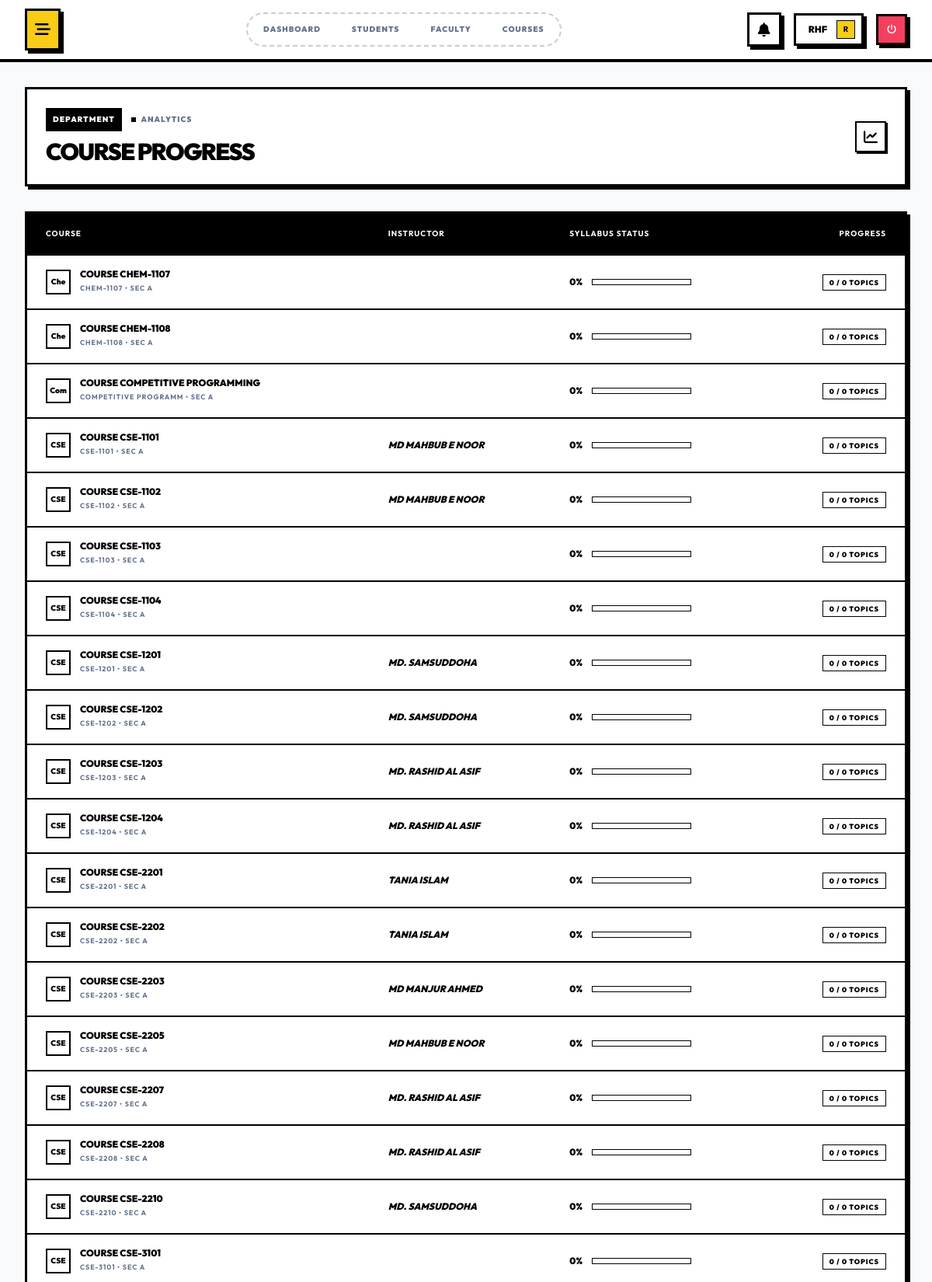
Page /modules/admin/course_progress.php (signed in, upper part) on the committed database.
### tables this page shows
CREATE TABLE `course_offerings` (
  `id` int(10) UNSIGNED NOT NULL,
  `course_id` int(10) UNSIGNED NOT NULL,
  `semester_id` int(10) UNSIGNED NOT NULL,
  `section` varchar(10) NOT NULL,
  `max_students` int(11) DEFAULT 60,
  `enrolled_students` int(11) DEFAULT 0,
  `status` enum('open','closed','completed') DEFAULT 'open',
  `created_at` timestamp NOT NULL DEFAULT current_timestamp(),
  `updated_at` timestamp NOT NULL DEFAULT current_timestamp() ON UPDATE current_timestamp()
);

CREATE TABLE `courses` (
  `id` int(10) UNSIGNED NOT NULL,
  `department_id` int(10) UNSIGNED NOT NULL,
  `course_code` varchar(20) NOT NULL,
  `course_name` varchar(200) NOT NULL,
  `credit_hours` decimal(3,1) NOT NULL,
  `course_type` enum('theory','lab','project','thesis') DEFAULT 'theory',
  `semester_number` int(11) NOT NULL,
  `description` text DEFAULT NULL,
  `syllabus` text DEFAULT NULL,
  `status` enum('active','inactive') DEFAULT 'active',
  `created_at` timestamp NOT NULL DEFAULT current_timestamp(),
  `updated_at` timestamp NOT NULL DEFAULT current_timestamp() ON UPDATE current_timestamp(),
  `deleted_at` timestamp NULL DEFAULT NULL,
  `default_room_id` int(10) UNSIGNED DEFAULT NULL
);

### includes/session.php (called while the page is built, shortened)
<?php
function get_current_user_id() {
    return $_SESSION['user_id'] ?? null;
}

### modules/admin/course_progress.php (the view, shortened to what this page needs)
<?php
require_once __DIR__ . '/../../includes/session.php';
require_once __DIR__ . '/../../includes/auth.php';
$user_id = get_current_user_id();
$stmt = $db->prepare("SELECT department_id FROM department_admins WHERE user_id = ?");
$stmt->bind_param("i", $user_id);
$stmt->execute();
$dept = $stmt->get_result()->fetch_assoc();
$dept_id = $dept['department_id'];
$q = "SELECT co.id, c.course_code, c.course_name, co.section, u.username as teacher_name, up.first_name, up.last_name,
    (SELECT COUNT(*) FROM syllabus_topics WHERE course_offering_id = co.id) as total_topics,
    (SELECT COUNT(*) FROM syllabus_topics WHERE course_offering_id = co.id AND status = 'completed') as completed_topics
    FROM course_offerings co
    JOIN courses c ON co.course_id = c.id
    LEFT JOIN teacher_courses tc ON co.id = tc.course_offering_id
    LEFT JOIN teachers t ON tc.teacher_id = t.id
    LEFT JOIN users u ON t.user_id = u.id
    LEFT JOIN user_profiles up ON u.id = up.user_id
    WHERE c.department_id = $dept_id AND co.status = 'open'
    ORDER BY c.course_code ASC";
$res = $db->query($q);
?>
<div class="space-y-8">
    <div class="os-card p-6 flex flex-col md:flex-row md:items-center justify-between gap-6 relative overflow-hidden bg-white">
        <div class="relative z-10">
            <div class="flex items-center gap-3 mb-2">
                <span class="px-2 py-1 bg-black text-white text-[10px] font-black uppercase tracking-widest border border-black">Department</span>
                <span class="text-[10px] font-black text-slate-500 uppercase tracking-widest">
                    <span class="w-1.5 h-1.5 rounded-none bg-black inline-block mr-1"></span>
                    Analytics
                </span>
            </div>
            <h1 class="text-3xl font-black uppercase tracking-tighter">Course <span class="text-black">Progress</span></h1>
        </div>
        <div class="flex items-center gap-4 relative z-10">
             <div class="w-10 h-10 bg-white border-2 border-black flex items-center justify-center text-black text-lg shadow-[2px_2px_0px_#000]">
                <i class="fas fa-chart-line"></i>
            </div>
        </div>
    </div>
    <div class="os-card p-0 bg-white">
        <div class="overflow-x-auto">
            <table class="w-full text-left border-collapse">
                <thead>
                    <tr class="bg-black text-white text-[10px] font-black uppercase tracking-widest border-b-2 border-black">
                        <th class="px-6 py-4">Course</th>
                        <th class="px-6 py-4">Instructor</th>
                        <th class="px-6 py-4">Syllabus Status</th>
                        <th class="px-6 py-4 text-right">Progress</th>
                    </tr>
                </thead>
                <tbody class="divide-y-2 divide-black">
                    <?php if ($res->num_rows > 0): ?>
                        <?php while($row = $res->fetch_assoc()):
                            $percent = $row['total_topics'] > 0 ? round(($row['completed_topics'] / $row['total_topics']) * 100) : 0;
                        ?>
                            <tr class="hover:bg-yellow-50 transition-all group">
                                <td class="px-6 py-4">
                                    <div class="flex items-center gap-3">
                                        <div class="w-8 h-8 flex items-center justify-center border-2 border-black bg-white text-black text-[10px] font-black">
                                            <?php echo substr($row['course_code'], 0, 3); ?>
                                        </div>
                                        <div>
                                            <p class="text-xs font-black text-black uppercase decoration-clone"><?php echo $row['course_name']; ?></p>
                                            <p class="text-[9px] font-bold text-slate-500 uppercase tracking-widest"><?php echo $row['course_code']; ?> • Sec <?php echo $row['section']; ?></p>
                                        </div>
                                    </div>
                                </td>
                                <td class="px-6 py-4">
                                     <p class="text-xs font-black text-black uppercase italic"><?php echo $row['first_name'] ? $row['first_name'] . ' ' . $row['last_name'] : $row['teacher_name']; ?></p>
                                </td>
                                <td class="px-6 py-4">
                                    <div class="flex items-center gap-3">
                                        <span class="text-xs font-black text-black"><?php echo $percent; ?>%</span>
                                        <div class="w-32 h-2 bg-white border border-black p-0.5">
                                        </div>
                                    </div>
                                </td>
                                <td class="px-6 py-4 text-right">
                                    <span class="px-2 py-1 bg-white border border-black text-black rounded-none text-[9px] font-black uppercase tracking-widest">
                                        <?php echo $row['completed_topics']; ?> / <?php echo $row['total_topics']; ?> Topics
                                    </span>
                                </td>
                            </tr>
                        <?php endwhile; ?>
                    <?php else: ?>
                         <tr><td colspan="4" class="px-6 py-12 text-center text-slate-400 italic text-[10px] font-bold uppercase tracking-widest">No active courses found.</td></tr>
                    <?php endif; ?>
                </tbody>
            </table>
        </div>
    </div>
</div>
<?php
include __DIR__ . '/../../includes/layouts/dashboard.php';
?>

### assets/css/custom.css (style rules this page uses)
:root { --primary: #facc15; --primary-hover: #eab308; --black: #000000; --white: #ffffff; --slate: #94a3b8; --bg-body: #f8fafc; --bg-card: #ffffff; --border-width: 3px; --border-color: #000000; --shadow-hard: 4px 4px 0px #000000; --shadow-hard-lg: 8px 8px 0px #000000; --shadow-hard-sm: 2px 2px 0px #000000; --font-heading: 'Outfit', sans-serif; --font-body: 'Outfit', sans-serif; --font-mono: 'Outfit', sans-serif; }
body { font-family: var(--font-body); background-color: var(--bg-body); color: var(--black); -webkit-font-smoothing: antialiased; }
h1, h2, h3, h4, h5, h6 { font-family: var(--font-heading); font-weight: 900; text-transform: uppercase; letter-spacing: -0.025em; }
.os-card { background: var(--bg-card); border: var(--border-width) solid var(--black); box-shadow: var(--shadow-hard); transition: all 0.2s cubic-bezier(0.4, 0, 0.2, 1); position: relative; overflow: hidden; }

### rows in the picture
course_offerings: course.course_code "Che", course.course_name "COURSE CHEM-1107", course.course_code "CHEM-1107", section "A", percent "0", completed_topics "0", total_topics "0"
course_offerings: course.course_code "Che", course.course_name "COURSE CHEM-1108", course.course_code "CHEM-1108", section "A", percent "0", completed_topics "0", total_topics "0"
course_offerings: course.course_code "Com", course.course_name "COURSE COMPETITIVE PROGRAMMING", course.course_code "COMPETITIVE PROGRAMM", section "A", percent "0", completed_topics "0", total_topics "0"
course_offerings: course.course_code "CSE", course.course_name "COURSE CSE-1101", course.course_code "CSE-1101", section "A", first_name "MD MAHBUB", last_name "E NOOR", percent "0", completed_topics "0", total_topics "0"
course_offerings: course.course_code "CSE", course.course_name "COURSE CSE-1102", course.course_code "CSE-1102", section "A", first_name "MD MAHBUB", last_name "E NOOR", percent "0", completed_topics "0", total_topics "0"
course_offerings: course.course_code "CSE", course.course_name "COURSE CSE-1103", course.course_code "CSE-1103", section "A", percent "0", completed_topics "0", total_topics "0"
course_offerings: course.course_code "CSE", course.course_name "COURSE CSE-1104", course.course_code "CSE-1104", section "A", percent "0", completed_topics "0", total_topics "0"
course_offerings: course.course_code "CSE", course.course_name "COURSE CSE-1201", course.course_code "CSE-1201", section "A", first_name "MD.", last_name "SAMSUDDOHA", percent "0", completed_topics "0", total_topics "0"
course_offerings: course.course_code "CSE", course.course_name "COURSE CSE-1202", course.course_code "CSE-1202", section "A", first_name "MD.", last_name "SAMSUDDOHA", percent "0", completed_topics "0", total_topics "0"
course_offerings: course.course_code "CSE", course.course_name "COURSE CSE-1203", course.course_code "CSE-1203", section "A", first_name "MD. RASHID", last_name "AL ASIF", percent "0", completed_topics "0", total_topics "0"
course_offerings: course.course_code "CSE", course.course_name "COURSE CSE-1204", course.course_code "CSE-1204", section "A", first_name "MD. RASHID", last_name "AL ASIF", percent "0", completed_topics "0", total_topics "0"
course_offerings: course.course_code "CSE", course.course_name "COURSE CSE-2201", course.course_code "CSE-2201", section "A", first_name "TANIA", last_name "ISLAM", percent "0", completed_topics "0", total_topics "0"
course_offerings: course.course_code "CSE", course.course_name "COURSE CSE-2202", course.course_code "CSE-2202", section "A", first_name "TANIA", last_name "ISLAM", percent "0", completed_topics "0", total_topics "0"
course_offerings: course.course_code "CSE", course.course_name "COURSE CSE-2203", course.course_code "CSE-2203", section "A", first_name "MD MANJUR", last_name "AHMED", percent "0", completed_topics "0", total_topics "0"
course_offerings: course.course_code "CSE", course.course_name "COURSE CSE-2205", course.course_code "CSE-2205", section "A", first_name "MD MAHBUB", last_name "E NOOR", percent "0", completed_topics "0", total_topics "0"
course_offerings: course.course_code "CSE", course.course_name "COURSE CSE-2207", course.course_code "CSE-2207", section "A", first_name "MD. RASHID", last_name "AL ASIF", percent "0", completed_topics "0", total_topics "0"
course_offerings: course.course_code "CSE", course.course_name "COURSE CSE-2208", course.course_code "CSE-2208", section "A", first_name "MD. RASHID", last_name "AL ASIF", percent "0", completed_topics "0", total_topics "0"
course_offerings: course.course_code "CSE", course.course_name "COURSE CSE-2210", course.course_code "CSE-2210", section "A", first_name "MD.", last_name "SAMSUDDOHA", percent "0", completed_topics "0", total_topics "0"
course_offerings: course.course_code "CSE", course.course_name "COURSE CSE-3101", course.course_code "CSE-3101", section "A", percent "0", completed_topics "0", total_topics "0"

### other values in the picture
$link['label'] "DASHBOARD"
$link['label'] "STUDENTS"
$link['label'] "FACULTY"
$link['label'] "COURSES"
explode(' ', $_SESSION['username'])[0] "RHF"
substr($_SESSION['username'] ?? 'U', 0, 1) "R"
